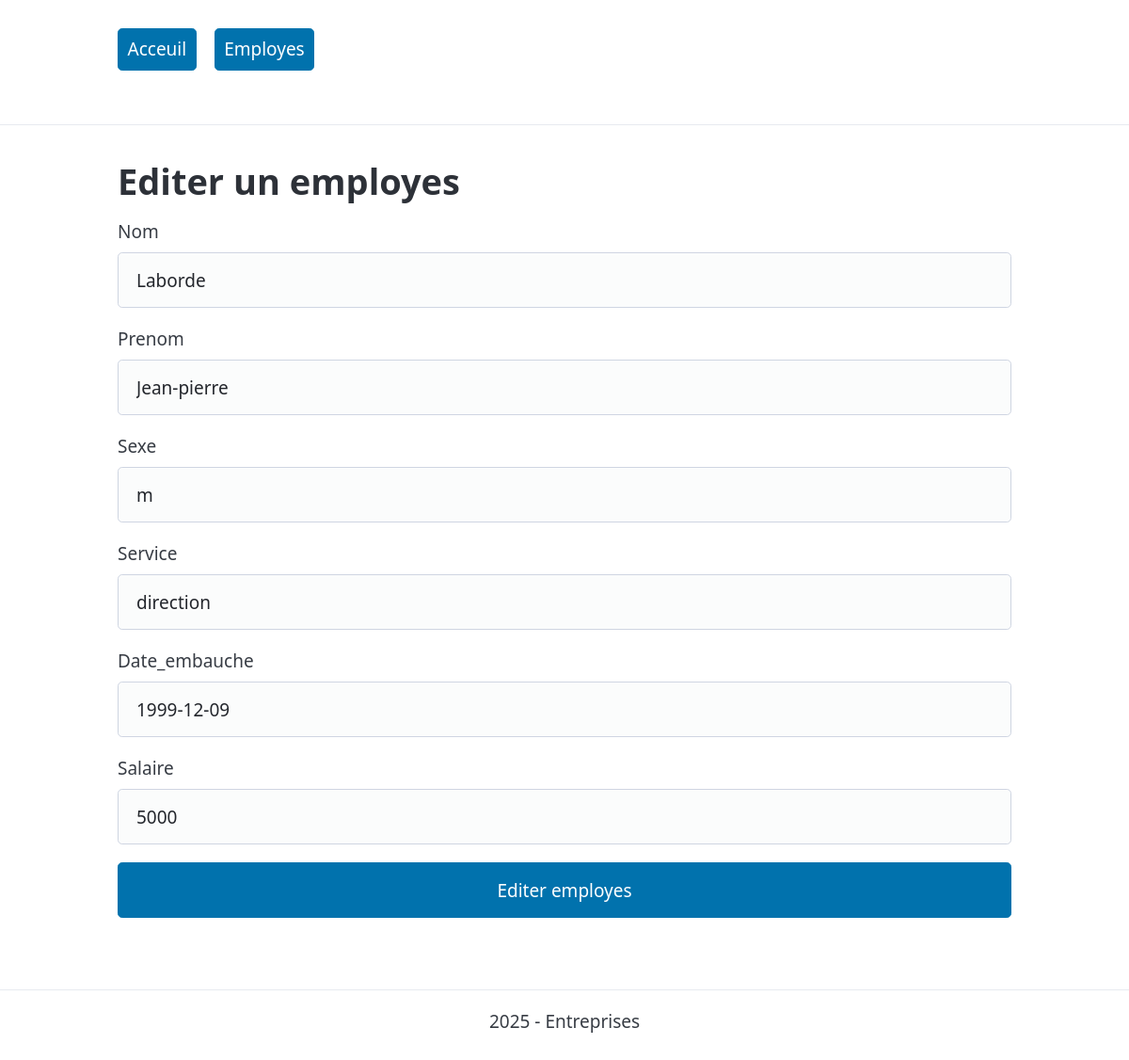
The page /employes/edit-employes.php?id=350 on the database its author committed.
### tables this page shows
CREATE TABLE `employes` (
  `id_employes` int NOT NULL AUTO_INCREMENT,
  `prenom` varchar(20) DEFAULT NULL,
  `nom` varchar(20) DEFAULT NULL,
  `sexe` enum('m','f') NOT NULL,
  `service` varchar(30) DEFAULT NULL,
  `date_embauche` date DEFAULT NULL,
  `salaire` float DEFAULT NULL,
  PRIMARY KEY (id_employes)
);

### employes/edit-employes.php (called while the page is built, shortened)
<?php
include dirname(__DIR__) . '/fonctions.php';
require dirname(__DIR__) . '/connexiondb.php';
$idEditEmployes = $_GET['id'] ?? null;
$employes = getEmployes($pdo,$idEditEmployes);
include PATH_PROJET . '/views/employes/edit-employes-view.php';

### fonctions.php (called while the page is built, shortened)
<?php
function getEmployes($pdo, $idParam)
{
    $sql = "SELECT * FROM employes WHERE id_employes = :id";
    $stmt = $pdo->prepare($sql);
    $stmt->execute([
        ':id' => $idParam
    ]);
    $employes = $stmt->fetch();
    return $employes;
}

### views/employes/edit-employes-view.php (the view, shortened to what this page needs)
<?php
require PATH_PROJET . '/views/partials/header.php'; ?>
        <h1>Editer un employes</h1>
        <form action="?id=<?= $employes['id_employes']; ?>" method="POST">
            <div>
                <label for="nom">Nom</label>
                <input type="text" name="nom" value="<?= $employes['nom']; ?>"  required>
            </div>
             <div>
                <label for="prenom">Prenom</label>
                <input type="text" name="prenom" value="<?= $employes['prenom']; ?>" required>
            </div>
            <div>
                <label for="sexe">Sexe</label>
                <input type="text" name="sexe" value="<?= $employes['sexe']; ?>" required>
            </div>
            <div>
                <label for="service">Service</label>
                <input type="text" name="service" value="<?= $employes['service']; ?>"  required>
            </div>
             <div>
                <label for="date_embauche">Date_embauche</label>
                <input type="text" name="service" value="<?= $employes['date_embauche']; ?>"  required>
            </div>
             <div>
                <label for="salaire">Salaire</label>
                <input type="text" name="salaire" value="<?= $employes['salaire']; ?>"  required>
            </div>
            <div>
                <button type="submit" name="envoyer">Editer employes</button>
            </div>
        </form>
<?php require PATH_PROJET . '/views/partials/footer.php'; ?>

### rows shown on the page
employes: nom "Laborde", prenom "Jean-pierre", sexe "m", service "direction", service "1999-12-09", salaire "5000"
